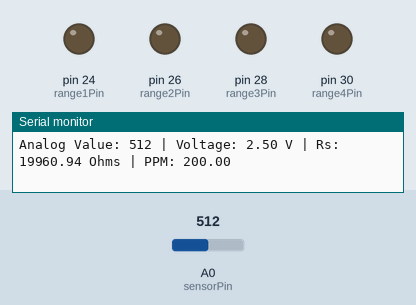
Bench run of a sketch on a simulated Arduino Mega 2560, built with avr-gcc and run on an emulated ATmega2560. Parts: output pins drawn as LEDs (lit = HIGH), the last lines printed to the serial monitor. Inputs (shaded band) come from the test bench; at power-on: A0 (sensorPin) = 512.

Above: at 1.8 s.
1.9 s: A0 (sensorPin) set to 897
3.4 s: A0 (sensorPin) set to 917
At 5.0 s:
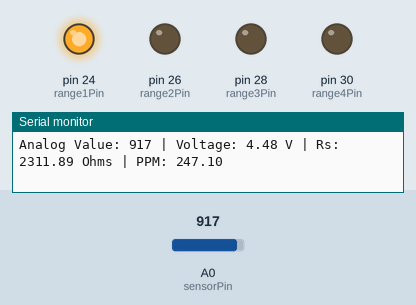
5.5 s: A0 (sensorPin) set to 973
7.2 s: A0 (sensorPin) set to 982
At 9.0 s:
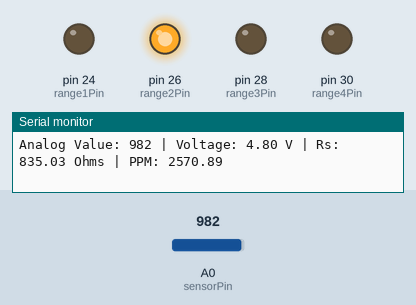
9.5 s: A0 (sensorPin) set to 1023
At 10.9 s:
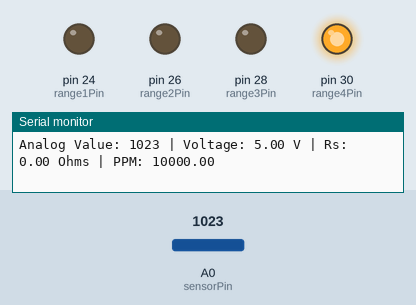
11.5 s: A0 (sensorPin) set to 900
At 12.9 s:
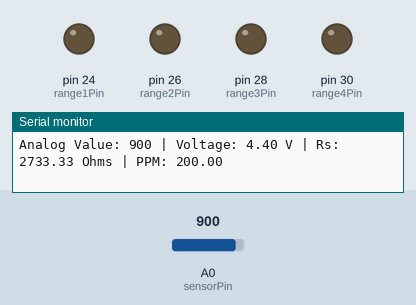
Timing chart, 0 to 14.5 s (numbered marks = the images above; inputs shaded):
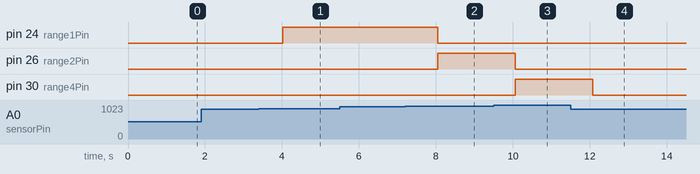

The sketch:

MQ2_Concentration.ino
```cpp
// Constants
const int sensorPin = A0; // MQ2 sensor connected to analog pin A0
const float Vcc = 5.0;    // Supply voltage
const float RL = 20000.0; // Load resistance (20 kΩ)
const float R0 = 10000.0; // Baseline resistance in clean air (10 kΩ)

// Calibration constants for LPG (adjust for specific gas type)
const float a = -2.3; // Slope from the sensor's datasheet
const float b = 0.93; // Intercept from the sensor's datasheet

// Define output pins
const int range1Pin = 24; // For range 201-300 ppm
const int range2Pin = 26; // For range 301-400 ppm
const int range3Pin = 28; // For range 401-500 ppm
const int range4Pin = 30; // For range 501-600 ppm

void setup() {
  Serial.begin(9600);

  // Configure pins as output
  pinMode(range1Pin, OUTPUT);
  pinMode(range2Pin, OUTPUT);
  pinMode(range3Pin, OUTPUT);
  pinMode(range4Pin, OUTPUT);

  // Initialize all pins to LOW
  digitalWrite(range1Pin, LOW);
  digitalWrite(range2Pin, LOW);
  digitalWrite(range3Pin, LOW);
  digitalWrite(range4Pin, LOW);
}

void loop() {
  int analogValue = analogRead(sensorPin); // Read analog value (0-1023)
  float Vout = (analogValue / 1023.0) * Vcc; // Convert analog value to voltage
  float Rs = RL * ((Vcc - Vout) / Vout);    // Calculate sensor resistance

  // Calculate ppm using the calibration formula
  float ratio = Rs / R0; // Ratio of Rs to R0
  float ppm = pow(10, (a * log10(ratio) + b)); // Logarithmic formula for ppm

  // Clamp ppm values to the practical range
  if (ppm < 200) {
    ppm = 200; // Minimum ppm
  } else if (ppm > 10000) {
    ppm = 10000; // Maximum ppm
  }

  // Control output pins based on ppm ranges
  if (ppm > 200 && ppm <= 2500) {
    digitalWrite(range1Pin, HIGH);
    digitalWrite(range2Pin, LOW);
    digitalWrite(range3Pin, LOW);
    digitalWrite(range4Pin, LOW);
  } else if (ppm > 2500 && ppm <= 5000) {
    digitalWrite(range1Pin, LOW);
    digitalWrite(range2Pin, HIGH);
    digitalWrite(range3Pin, LOW);
    digitalWrite(range4Pin, LOW);
  } else if (ppm > 5000 && ppm <= 7500) {
    digitalWrite(range1Pin, LOW);
    digitalWrite(range2Pin, LOW);
    digitalWrite(range3Pin, HIGH);
    digitalWrite(range4Pin, LOW);
  } else if (ppm > 7500 && ppm <= 10000) {
    digitalWrite(range1Pin, LOW);
    digitalWrite(range2Pin, LOW);
    digitalWrite(range3Pin, LOW);
    digitalWrite(range4Pin, HIGH);
  } else {
    // Turn off all pins if ppm is outside the specified ranges
    digitalWrite(range1Pin, LOW);
    digitalWrite(range2Pin, LOW);
    digitalWrite(range3Pin, LOW);
    digitalWrite(range4Pin, LOW);
  }

  // Display the results on the Serial Monitor
  Serial.print("Analog Value: ");
  Serial.print(analogValue);
  Serial.print(" | Voltage: ");
  Serial.print(Vout, 2);
  Serial.print(" V | Rs: ");
  Serial.print(Rs, 2);
  Serial.print(" Ohms | PPM: ");
  Serial.println(ppm, 2); // Display ppm with 2 decimal places

  delay(1000); // Wait for 1 second before the next reading
}
```

Measured:
- the behaviour switches between 907 and 908 on A0 (sensorPin) (found by bisection; images 0 and 1)
- the behaviour switches between 981 and 982 on A0 (sensorPin) (found by bisection; images 1 and 2)
- after the input at 3.4 s, pin 24 (range1Pin): LOW → HIGH after 0.63 s
- after the input at 7.2 s, pin 24 (range1Pin): HIGH → LOW after 0.85 s; pin 26 (range2Pin): LOW → HIGH after 0.85 s
- after the input at 9.5 s, pin 26 (range2Pin): HIGH → LOW after 0.56 s; pin 30 (range4Pin): LOW → HIGH after 0.56 s
- after the input at 11.5 s, pin 30 (range4Pin): HIGH → LOW after 0.58 s
